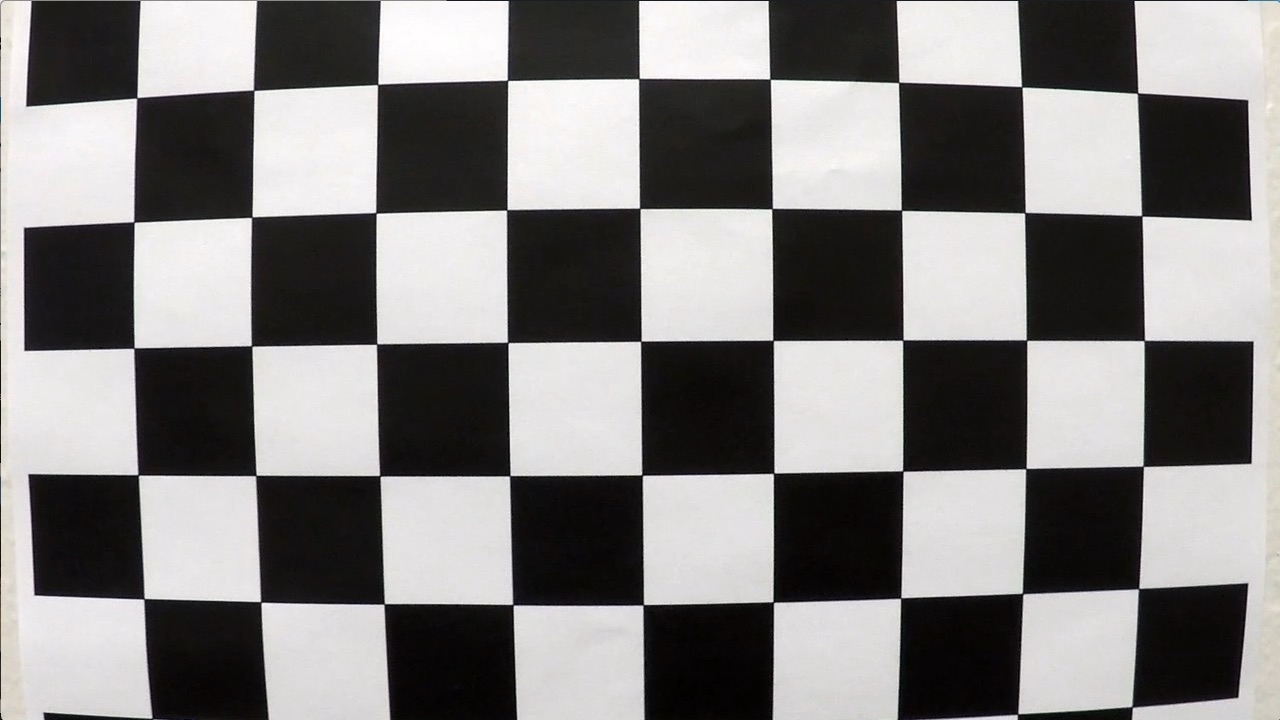
#> input picture camera_cal/calibration1.jpg, 1280 x 720 px; its folder holds only this picture in this run
$ jupyter execute --allow-errors example.ipynb   (shell and % lines are left out)   (older library calls are emulated)
#> lines starting #> are read from the running program, lines starting #| are printed output that depends on the picture
## Advanced Lane Finding Project

The goals / steps of this project are the following:

* Compute the camera calibration matrix and distortion coefficients given a set of chessboard images.
* Apply a distortion correction to raw images.
* Use color transforms, gradients, etc., to create a thresholded binary image.
* Apply a perspective transform to rectify binary image ("birds-eye view").
* Detect lane pixels and fit to find the lane boundary.
* Determine the curvature of the lane and vehicle position with respect to center.
* Warp the detected lane boundaries back onto the original image.
* Output visual display of the lane boundaries and numerical estimation of lane curvature and vehicle position.

---
## First, I'll compute the camera calibration using chessboard images

[cell 1]
import numpy as np
import cv2
import glob
import matplotlib.pyplot as plt

# prepare object points, like (0,0,0), (1,0,0), (2,0,0) ....,(6,5,0)
objp = np.zeros((6*9,3), np.float32)
objp[:,:2] = np.mgrid[0:9,0:6].T.reshape(-1,2)

# Arrays to store object points and image points from all the images.
objpoints = [] # 3d points in real world space
imgpoints = [] # 2d points in image plane.

# Make a list of calibration images
images = glob.glob('../camera_cal/calibration*.jpg')
images_tbc = []

# Step through the list and search for chessboard corners
for fname in images:
    img = cv2.imread(fname)
#> img is the input picture: shape (720, 1280, 3); mean B, G, R 127.8, 128.4, 130.1
    gray = cv2.cvtColor(img,cv2.COLOR_BGR2GRAY)

    # Find the chessboard corners
    ret, corners = cv2.findChessboardCorners(gray, (9,6),None)
#> ret = False; corners = None
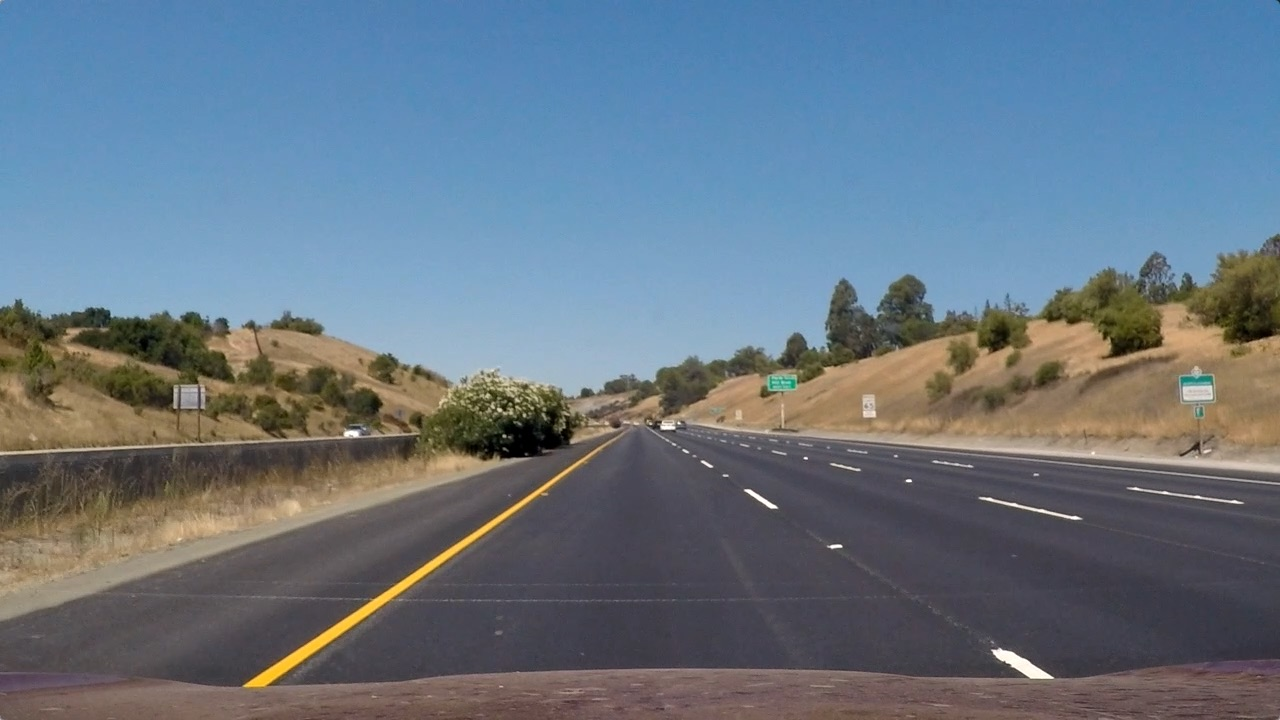
#> input picture test_images/straight_lines1.jpg, 1280 x 720 px
#> further down, image is the input picture: shape (720, 1280, 3); mean R, G, B 103.2, 117.7, 131.2

    # If found, add object points, image points
    if ret == True:
        objpoints.append(objp)
        imgpoints.append(corners)

        # Draw and display the corners
        img = cv2.drawChessboardCorners(img, (9,6), corners, ret)
        plt.figure()
        plt.imshow(img)
        plt.title(fname)
    else:
        print(fname+": corners not found")
        images_tbc.append(fname)

## Apply a distortion correction to raw images

[cell 2]
# Write a function that takes an image, object points, and image points
# performs the camera calibration, image distortion correction and
# returns the undistorted image
def cal_undistort(img, objpoints, imgpoints):
    # Use cv2.calibrateCamera() and cv2.undistort()
    ret, mtx, dist, rvecs, tvecs = cv2.calibrateCamera(objpoints, imgpoints, (img.shape[1],img.shape[0]), None, None)
    undist = cv2.undistort(img, mtx, dist, None, mtx)
    return undist

#> (a cell that did not finish here is left out)

[cell 4]
# Define a function that applies Sobel x or y,
# then takes an absolute value and applies a threshold.
# Note: calling your function with orient='x', thresh_min=5, thresh_max=100
# should produce output like the example image shown above this quiz.
def abs_sobel_thresh(img, orient='x', thresh_min=0, thresh_max=255):

    # Apply the following steps to img
    # 1) Convert to grayscale
    # 2) Take the derivative in x or y given orient = 'x' or 'y'
    # 3) Take the absolute value of the derivative or gradient
    # 4) Scale to 8-bit (0 - 255) then convert to type = np.uint8
    # 5) Create a mask of 1's where the scaled gradient magnitude
            # is > thresh_min and < thresh_max
    # 6) Return this mask as your binary_output image
    # Convert to grayscale
#> called with orient = 'x', thresh_min = 20, thresh_max = 100
    gray = cv2.cvtColor(img, cv2.COLOR_RGB2GRAY)
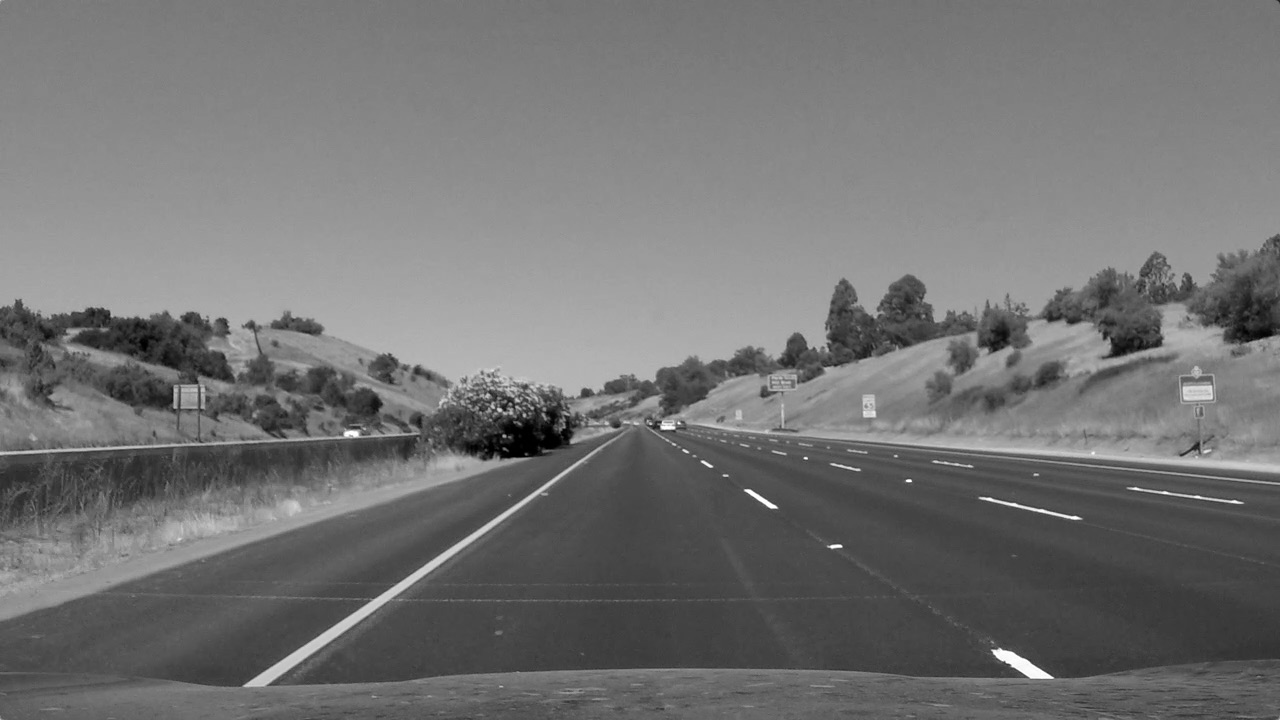
#> gray: shape (720, 1280); min 0, max 255, mean 114.9
    # Apply x or y gradient with the OpenCV Sobel() function
    # and take the absolute value
    if orient == 'x':
        abs_sobel = np.absolute(cv2.Sobel(gray, cv2.CV_64F, 1, 0))
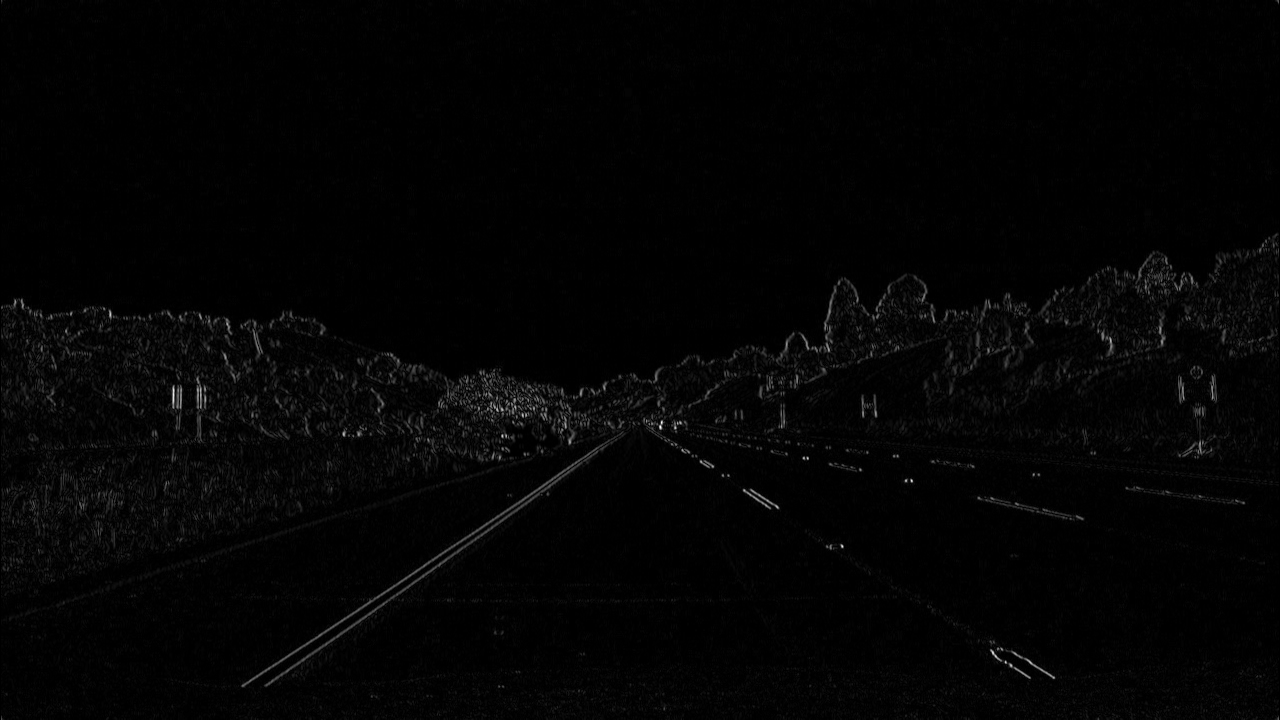
#> abs_sobel: shape (720, 1280) float64; min 0, max 670, mean 11.1; drawn with min black and max white
    if orient == 'y':
        abs_sobel = np.absolute(cv2.Sobel(gray, cv2.CV_64F, 0, 1))
    # Rescale back to 8 bit integer
    scaled_sobel = np.uint8(255*abs_sobel/np.max(abs_sobel))
    # Create a copy and apply the threshold
    binary_output = np.zeros_like(scaled_sobel)
    # Here I'm using inclusive (>=, <=) thresholds, but exclusive is ok too
    binary_output[(scaled_sobel >= thresh_min) & (scaled_sobel <= thresh_max)] = 1
    return binary_output

[cell 5]
import matplotlib.image as mpimg

image = mpimg.imread('../test_images/straight_lines1.jpg')
# Run the function
grad_binary = abs_sobel_thresh(image, orient='x', thresh_min=20, thresh_max=100)
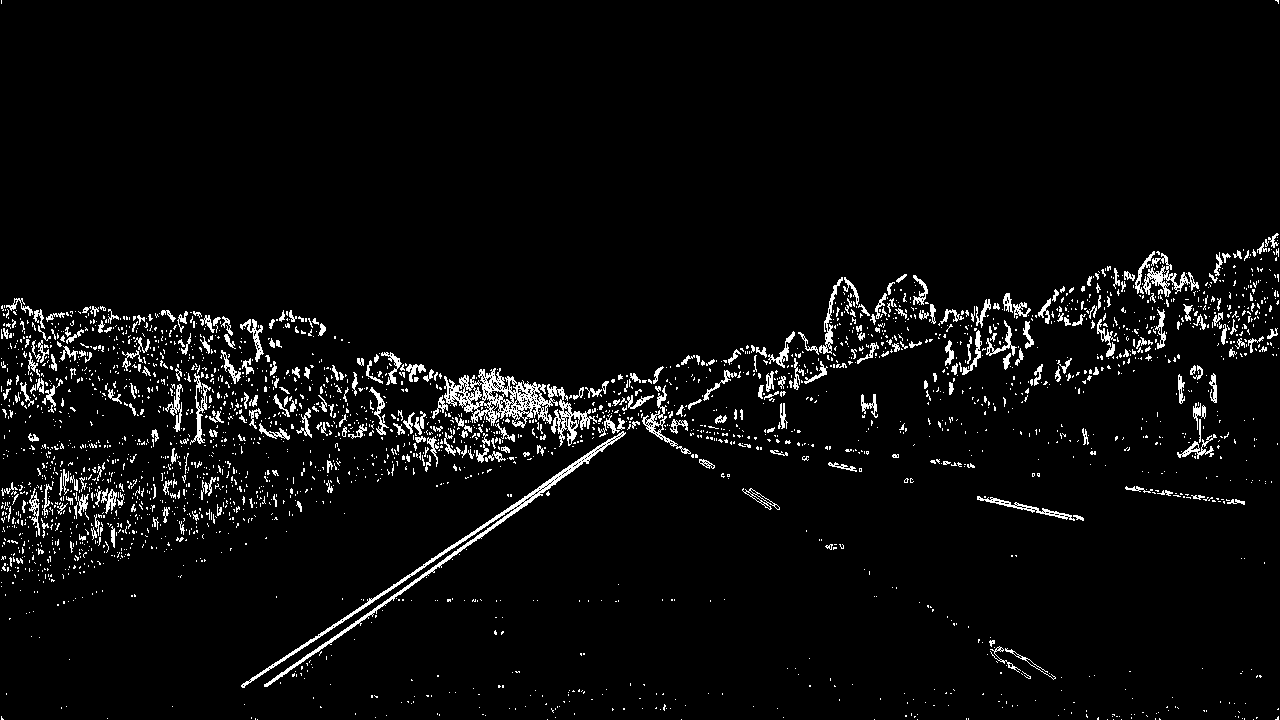
#> grad_binary: shape (720, 1280); values 0 (black) and 1 (white), 4.2% white in thin lines or dots
# Plot the result
f, (ax1, ax2) = plt.subplots(1, 2, figsize=(24, 9))
f.tight_layout()
ax1.imshow(image)
ax1.set_title('Original Image', fontsize=50)
ax2.imshow(grad_binary, cmap='gray')
ax2.set_title('Thresholded Gradient', fontsize=50)
plt.subplots_adjust(left=0., right=1, top=0.9, bottom=0.)
